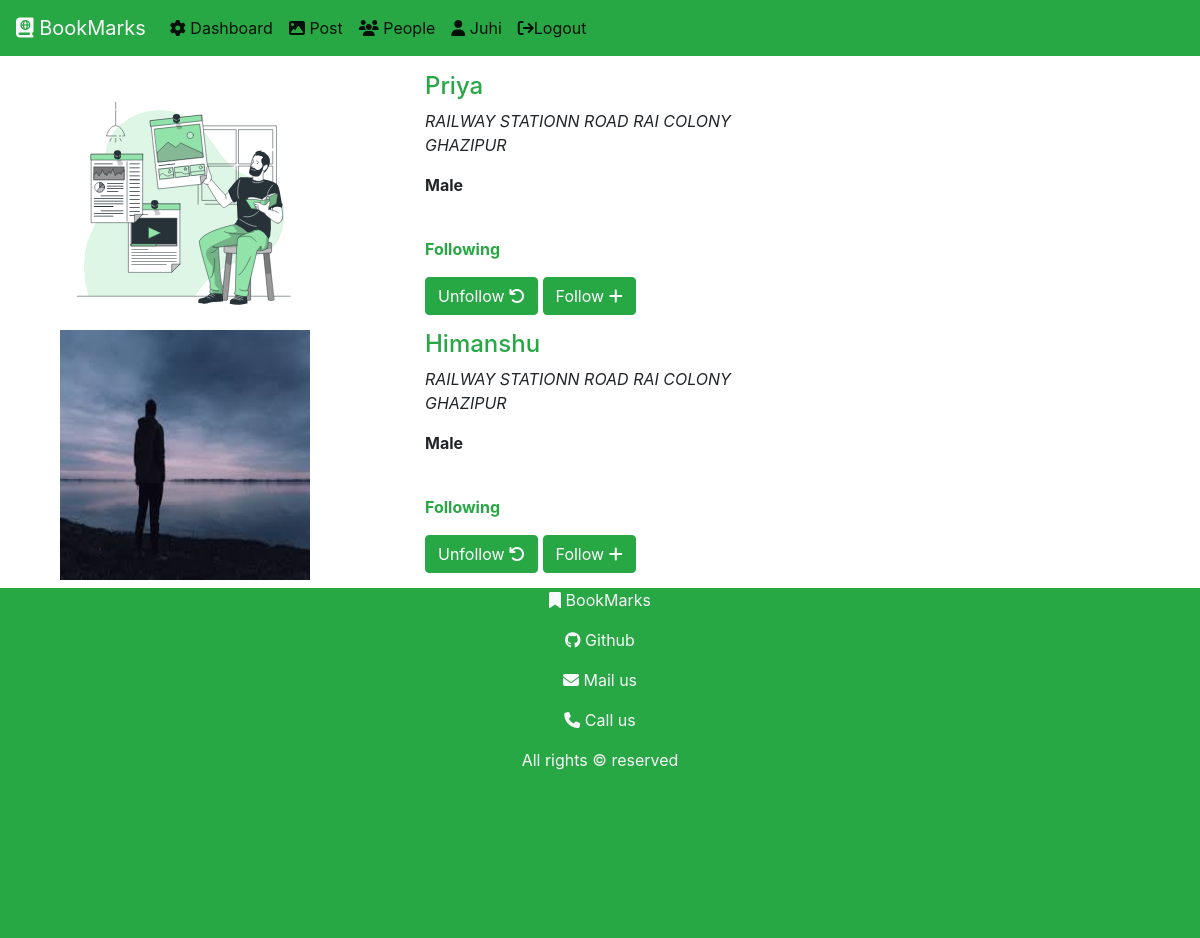
/user/people/ (signed in), run on the app's committed database.
### users/models.py (models this page shows)
class users(models.Model):
    GENDER_CHOICES	=	(('male',	'Male'),('female',	'Female'),('transgender',	'Transgender'),)
    name = models.CharField(max_length=250)
    email = models.EmailField(max_length=100,unique=True)
    password = models.CharField(max_length=250)
    address = models.TextField()
    account = models.DateTimeField(default=datetime.datetime.now(), blank=True,null=True)
    gender = models.CharField(max_length=20,choices=GENDER_CHOICES,default='male')
    userimg = models.ImageField(upload_to='userimg/' ,null=True)

class activity(models.Model):
    whofollow = models.ForeignKey(users,on_delete=models.CASCADE,related_name='follow')
    whomtofollow = models.ForeignKey(users,on_delete=models.CASCADE,related_name='follower')
    dateoffollow = models.DateTimeField(auto_now_add=True,blank=True)

### users/views.py (the view)
# urls.py: path('people/',views.people.as_view(),name='people'),
class people(View):
    @method_decorator(checkingUserAuthentication)
    def get(self, request):
        if request.isauth:
            people = users.objects.all()
            act = activity.objects.filter(whofollow = users.objects.get(email=request.email))
            return render(request,'users/people.html',{'people':people ,'username':request.name,
            'len' : len(people),'act':act})
        else:
            return HttpResponseRedirect('/user/login/')

### users/templates/users/people.html (shortened to what this page needs)
{% extends 'core/base.html' %}
{% load static %}
{% block content %}
{% include 'core/nav.html' with p=username %}
{% if people %}
<div class="container mt-2">
    <div class="row">
        <div class="col-sm-8">
        {% for i in people %}
            {% if len != 1  %}
           {% if i.name != username %}
           <div class="container mt-2">
            <div class="row">
                <div class="col-sm-6">
                    {% if i.userimg == 'False' %}
        <img src="{% static 'users/img/bk.svg' %}" alt="" style="width: 250px; height: 250px; ">
 {% else %}
   <img src="{{ i.userimg.url }}" alt="" class="img-fluid text-center" style="width: 250px; height: 250px; ">
{% endif %}
                </div>
                <div class="col-sm-6">
                    <h4 class="display-5 text-success">
                        <a href="{% url 'showprofile' id=i.id %}" class='text-success'>{{i.name | capfirst}}</a>
                    </h4>
                    <p>
                        <em>{{i.address | capfirst}}</em>
                    </p>
                    <p>
                        <b>{{i.gender | capfirst}}</b>
                    </p>
                    <br>
                    {% for k in act %}
                    {% if k.whomtofollow.id == i.id %}
                     <p class="text-success"><b>Following</b></p>
                    <a href="{% url 'unfollow' id=k.whomtofollow.id %}" class="btn-success btn">Unfollow <i class="fa fa-undo" aria-hidden="true"></i> </a>
                    {% endif %}
                    {% endfor %}
                    <a href="{% url 'follow' id=i.id %}" class="btn-success btn">Follow <i class="fas fa-plus"></i> </a>
                </div>
            </div>
        </div>
           {% endif %}
            {% endif %}
        {% endfor %}
    </div>
    </div>
</div>
{% endif %}
{% include 'core/footer.html' %}
{% endblock content %}

### core/templates/core/nav.html (shortened to what this page needs)
<nav class="navbar navbar-expand-lg navbar-light bg-success" >
    <a class="navbar-brand" href="/"><i class="fa-solid fa-book-atlas text-light"></i> <span class="text-light">BookMarks</span> </a>
    <div class="collapse navbar-collapse" id="navbarNavAltMarkup">
      <div class="navbar-nav">
        <a class="nav-item nav-link active" href="{% url 'profile' %}"> <i class="fas fa-cog"></i> Dashboard</a>
        <a class="nav-item nav-link active" href="{% url 'post' %}"> <i class="fas fa-image"></i> Post</a>
        <a class="nav-item nav-link active" href="{% url 'people' %}"><i class="fas fa-users"></i> People</a>
        {% if username %}
        <a class="nav-item nav-link active " href="/"><i class="fas fa-user"></i> {{username | capfirst}}</a>
        <a class="nav-item nav-link active" href="{% url 'logout' %}"><i class="fa fa-sign-out"></i>Logout</a>
{% else %}
        <a class="nav-item nav-link active " href="/"><i class="fas fa-user"></i> User</a>
        <a class="nav-item nav-link active" href="{% url 'login' %}"><i class="fa fa-sign-in"></i>Login</a>
{% endif %}
      </div>
    </div>
  </nav>

### data on the page
users: name "Juhi"
users: name "Priya", address "RAILWAY STATIONN ROAD RAI COLONY GHAZIPUR", gender "Male"
activity: shows "Following"
users: userimg (picture), name "Himanshu", address "RAILWAY STATIONN ROAD RAI COLONY GHAZIPUR", gender "Male"
activity: shows "Following"
